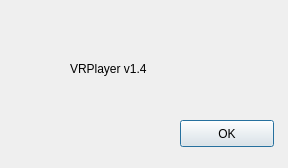
<?xml version="1.0" encoding="UTF-8"?>
<ui version="4.0">
 <class>DlgAbout</class>
 <widget class="QDialog" name="DlgAbout">
  <property name="geometry">
   <rect>
    <x>0</x>
    <y>0</y>
    <width>288</width>
    <height>168</height>
   </rect>
  </property>
  <property name="windowTitle">
   <string>Dialog</string>
  </property>
  <widget class="QLabel" name="label">
   <property name="geometry">
    <rect>
     <x>70</x>
     <y>60</y>
     <width>151</width>
     <height>17</height>
    </rect>
   </property>
   <property name="text">
    <string>VRPlayer v1.4</string>
   </property>
  </widget>
  <widget class="QPushButton" name="okButton">
   <property name="geometry">
    <rect>
     <x>180</x>
     <y>120</y>
     <width>94</width>
     <height>27</height>
    </rect>
   </property>
   <property name="text">
    <string>OK</string>
   </property>
  </widget>
 </widget>
 <resources/>
 <connections/>
</ui>
